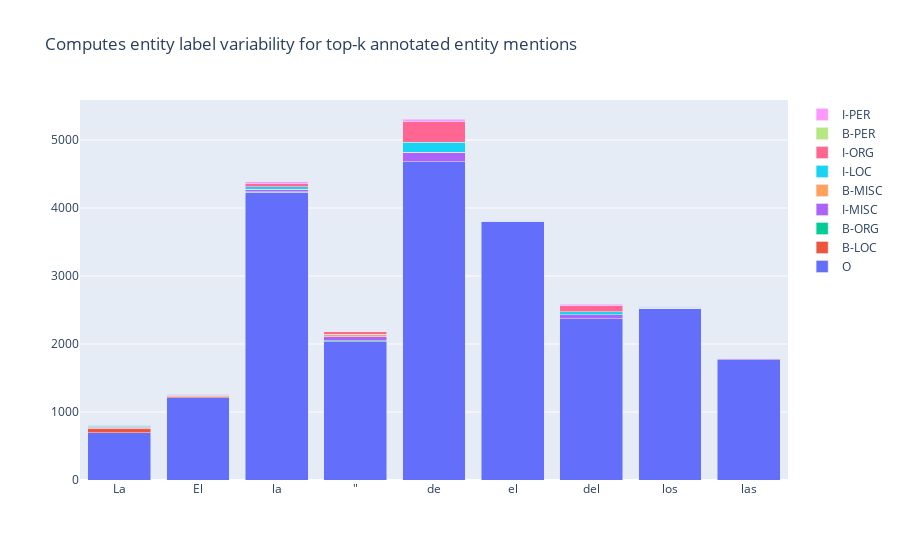

Notebook code for this chart:
### Code cell
from rubrix.metrics.token_classification import entity_consistency
from rubrix.metrics.token_classification.metrics import Annotations

entity_consistency(name="conll2002_es", mentions=30, threshold=4, compute_for=Annotations).visualize()

### Figure 1 — Plotly figure (JSON) as saved in the notebook; plotly's stock layout.template omitted (floating-point values rounded to 4 significant figures)
{"data": [{"name": "O", "type": "bar", "x": ["La", "El", "la", "\"", "de", "el", "del", "los", "las"], "y": [696, 1210, 4235, 2036, 4681, 3809, 2374, 2524, 1770]}, {"name": "B-LOC", "type": "bar", "x": ["La", "El", "la", "\"", "de", "el", "del", "los", "las"], "y": [67, 20, 1, 0, 0, 0, 0, 0, 0]}, {"name": "B-ORG", "type": "bar", "x": ["La", "El", "la", "\"", "de", "el", "del", "los", "las"], "y": [15, 8, 4, 11, 0, 2, 0, 0, 0]}, {"name": "I-MISC", "type": "bar", "x": ["La", "El", "la", "\"", "de", "el", "del", "los", "las"], "y": [11, 6, 33, 58, 139, 8, 57, 8, 11]}, {"name": "B-MISC", "type": "bar", "x": ["La", "El", "la", "\"", "de", "el", "del", "los", "las"], "y": [10, 9, 0, 29, 0, 0, 0, 0, 0]}, {"name": "I-LOC", "type": "bar", "x": ["La", "El", "la", "\"", "de", "el", "del", "los", "las"], "y": [6, 0, 37, 12, 150, 2, 46, 8, 2]}, {"name": "I-ORG", "type": "bar", "x": ["La", "El", "la", "\"", "de", "el", "del", "los", "las"], "y": [5, 9, 46, 33, 295, 8, 86, 14, 6]}, {"name": "B-PER", "type": "bar", "x": ["La", "El", "la", "\"", "de", "el", "del", "los", "las"], "y": [1, 4, 0, 0, 3, 0, 0, 0, 0]}, {"name": "I-PER", "type": "bar", "x": ["La", "El", "la", "\"", "de", "el", "del", "los", "las"], "y": [1, 2, 27, 3, 41, 0, 19, 4, 3]}], "layout": {"autosize": true, "barmode": "stack", "dragmode": "pan", "title": {"text": "Computes entity label variability for top-k annotated entity mentions"}, "xaxis": {"autorange": true, "range": [-0.5, 8.5], "showspikes": false, "title": {"text": ""}, "type": "category"}, "yaxis": {"autorange": true, "range": [0, 5588.0], "showspikes": false, "title": {"text": ""}, "type": "linear"}}}
